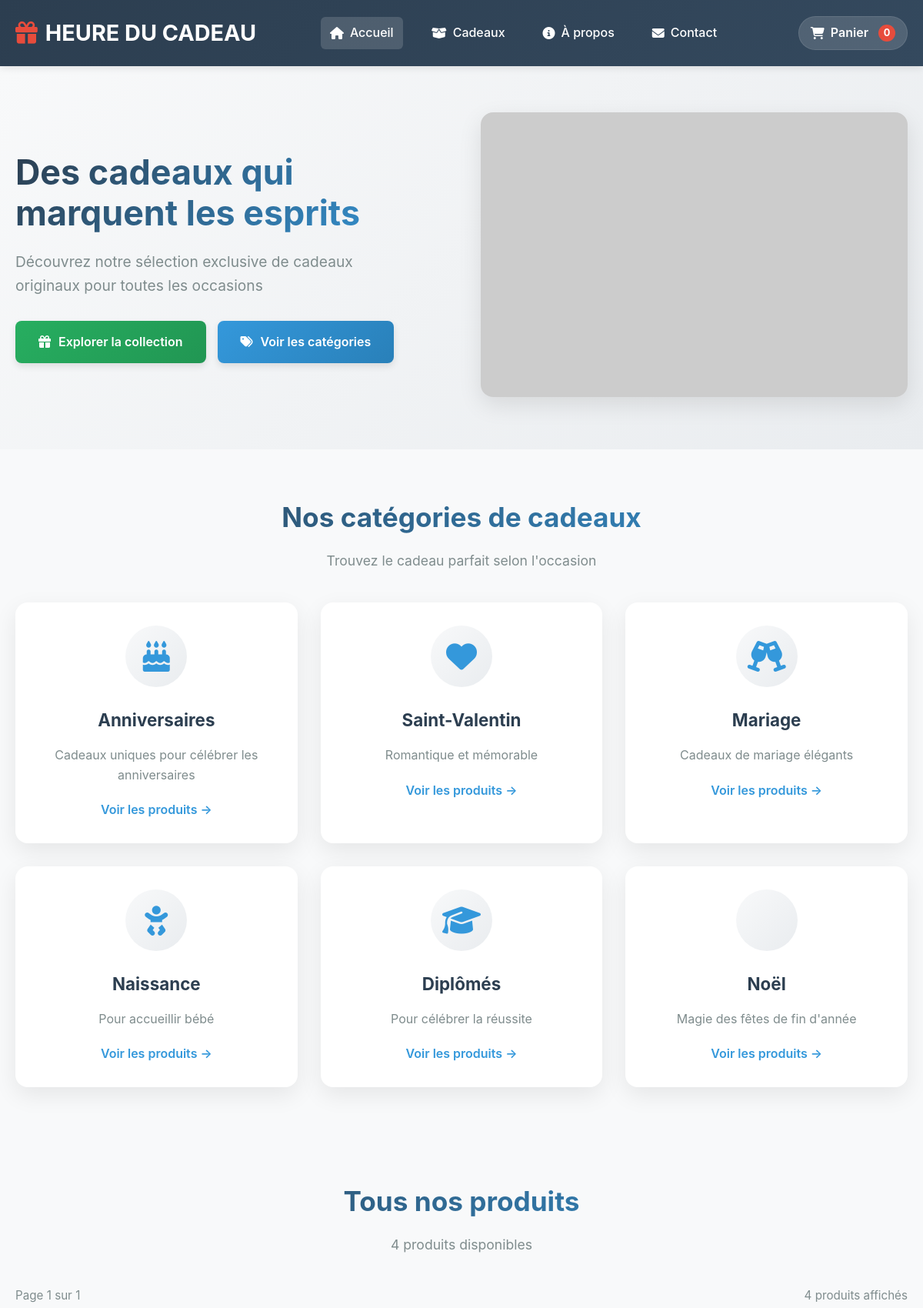
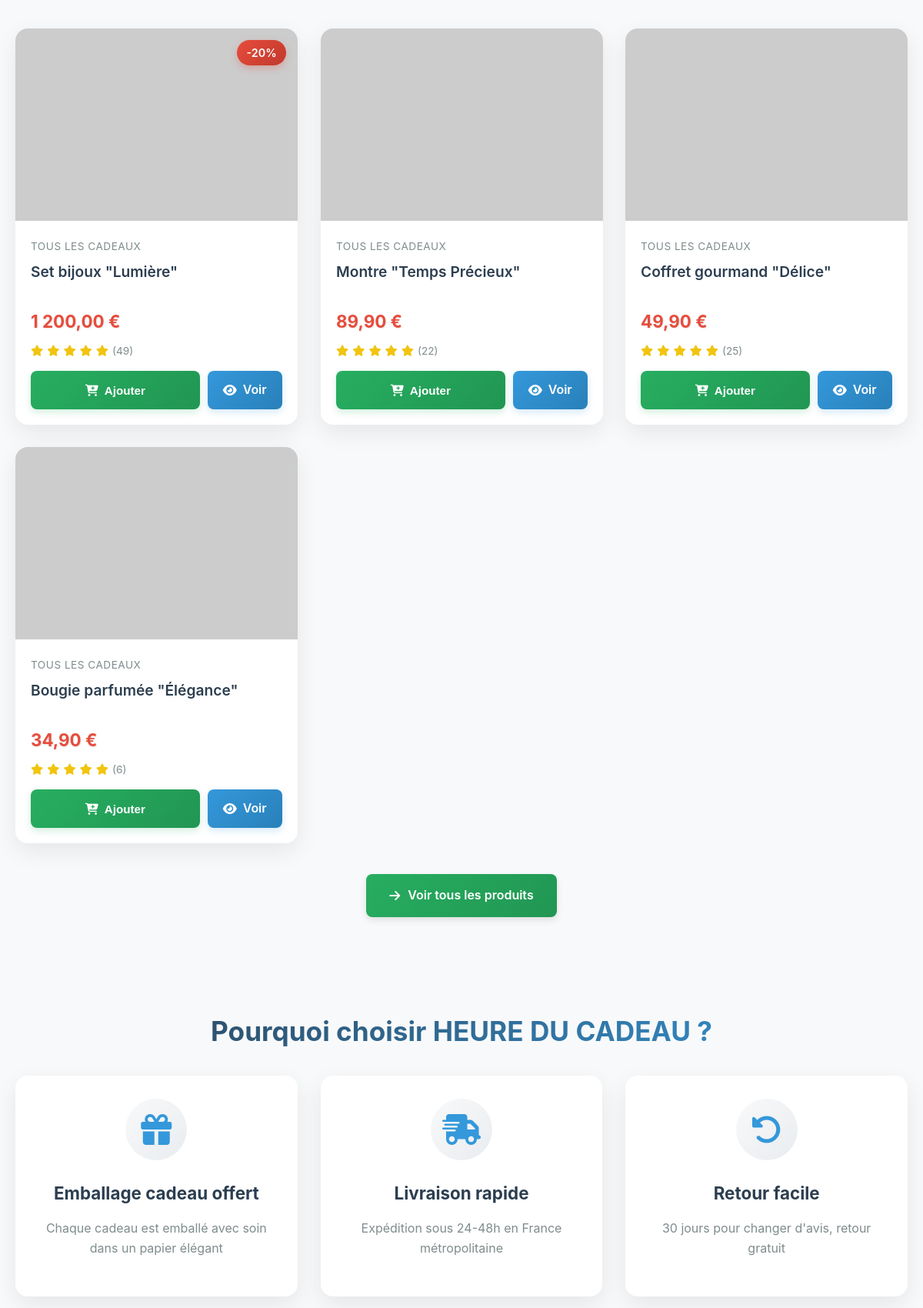
The page / (upper part) on the database its author committed (2 pictures, top to bottom).
### tables this page shows
CREATE TABLE `produits` (
  `id_produit` int NOT NULL,
  `reference` varchar(50) NOT NULL,
  `nom` varchar(255) NOT NULL,
  `slug` varchar(255) NOT NULL,
  `description` text,
  `description_courte` text,
  `prix_ht` decimal(10,2) NOT NULL,
  `tva` decimal(4,2) DEFAULT '20.00',
  `prix_ttc` decimal(10,2) GENERATED ALWAYS AS ((`prix_ht` * (1 + (`tva` / 100)))) STORED,
  `quantite_stock` int DEFAULT '0',
  `seuil_alerte` int DEFAULT '10',
  `id_categorie` int NOT NULL,
  `marque` varchar(100) DEFAULT NULL,
  `poids` decimal(6,2) DEFAULT NULL COMMENT 'en grammes',
  `dimensions` varchar(50) DEFAULT NULL COMMENT 'LxHxP en cm',
  `materiau` varchar(100) DEFAULT NULL,
  `couleur` varchar(50) DEFAULT NULL,
  `made_in` varchar(50) DEFAULT NULL,
  `personnalisable` tinyint(1) DEFAULT '0',
  `ecologique` tinyint(1) DEFAULT '0',
  `made_in_france` tinyint(1) DEFAULT '0',
  `artisanal` tinyint(1) DEFAULT '0',
  `exclusif` tinyint(1) DEFAULT '0',
  `note_moyenne` decimal(3,2) DEFAULT '0.00',
  `nombre_avis` int DEFAULT '0',
  `vues` int DEFAULT '0',
  `ventes` int DEFAULT '0',
  `statut` enum('actif','inactif','rupture','bientot') DEFAULT 'actif',
  `date_creation` datetime DEFAULT CURRENT_TIMESTAMP,
  `date_modification` datetime DEFAULT NULL ON UPDATE CURRENT_TIMESTAMP
);

CREATE TABLE `categories` (
  `id_categorie` int NOT NULL,
  `nom` varchar(100) NOT NULL,
  `slug` varchar(100) NOT NULL,
  `description` text,
  `parent_id` int DEFAULT NULL,
  `image` varchar(255) DEFAULT NULL,
  `ordre` int DEFAULT '0',
  `active` tinyint(1) DEFAULT '1',
  `meta_titre` varchar(255) DEFAULT NULL,
  `meta_description` text,
  `date_creation` datetime DEFAULT CURRENT_TIMESTAMP
);

### session_verification.php (called while the page is built, shortened)
<?php
function getPDOConnection() {
    static $pdo = null;
    if ($pdo !== null) {
        try {
            $pdo->query("SELECT 1");
            return $pdo;
        } catch (PDOException $e) {
            error_log("Connexion PDO perdue, reconnexion...");
            $pdo = null;
        }
    }
    try {
        $dsn = "mysql:host=" . DB_HOST . ";dbname=" . DB_NAME . ";charset=" . DB_CHARSET;
        $options = [
            PDO::ATTR_ERRMODE => PDO::ERRMODE_EXCEPTION,
            PDO::ATTR_DEFAULT_FETCH_MODE => PDO::FETCH_ASSOC,
            PDO::ATTR_EMULATE_PREPARES => false,
            PDO::ATTR_PERSISTENT => true,
            PDO::MYSQL_ATTR_INIT_COMMAND => "SET NAMES " . DB_CHARSET . " COLLATE " . DB_CHARSET . "_unicode_ci",
            PDO::ATTR_TIMEOUT => 5
        ];
        $pdo = new PDO($dsn, DB_USER, DB_PASS, $options);
        $pdo->exec("SET SESSION sql_mode = 'TRADITIONAL'");
        $pdo->exec("SET SESSION group_concat_max_len = 10000");
        return $pdo;
    } catch (PDOException $e) {
        $errorMsg = "Erreur de connexion BDD: " . $e->getMessage();
        error_log($errorMsg);
        $lastError = $errorMsg;
        if (defined('ENVIRONMENT') && ENVIRONMENT === 'development') {
            error_log("DSN utilisé: mysql:host=" . DB_HOST . ";dbname=" . DB_NAME);
            error_log("Code erreur: " . $e->getCode());
        }
        return null;
    }
}
function countCartItems($forceRefresh = false) {
    $pdo = getPDOConnection();
    $session_id = session_id();
    $client_id = $_SESSION['id_client'] ?? null;
    try {
        if ($client_id) {
            $sql = "
                SELECT COALESCE(SUM(pi.quantite), 0) as total
                FROM panier p
                INNER JOIN panier_items pi ON p.id_panier = pi.id_panier
                WHERE p.id_client = :client_id
                  AND p.statut = 'actif'
            ";
            $params = [':client_id' => $client_id];
        } else {
            $sql = "
                SELECT COALESCE(SUM(pi.quantite), 0) as total
                FROM panier p
                INNER JOIN panier_items pi ON p.id_panier = pi.id_panier
                WHERE p.session_id = :session_id
                  AND p.statut = 'actif'
            ";
            $params = [':session_id' => $session_id];
        }
        $stmt = $pdo->prepare($sql);
        $stmt->execute($params);
        $result = $stmt->fetch();
        $total = (int)($result['total'] ?? 0);
        return $total;
    } catch (Exception $e) {
        error_log("Erreur countCartItems: " . $e->getMessage());
        return 0;
    }
}
?>

### index.php (the view, shortened to what this page needs)
<?php
require_once 'session_verification.php';
$produits_par_page = 12;
$page = isset($_GET['page']) ? (int)$_GET['page'] : 1;
$offset = ($page - 1) * $produits_par_page;
$pdo = getPDOConnection();
$produits = [];
$total_produits = 0;
$total_pages = 1;
$erreur_bdd = false;
$message_erreur = '';
if ($pdo) {
    try {
        $stmt_count = $pdo->query("SELECT COUNT(*) FROM produits WHERE statut = 'actif'");
        $total_produits = $stmt_count->fetchColumn();
        $total_pages = ceil($total_produits / $produits_par_page);
        $sql = "
            SELECT p.*,
                   c.nom as categorie_nom,
                   NULL as image
            FROM produits p
            LEFT JOIN categories c ON p.id_categorie = c.id_categorie
            WHERE p.statut = 'actif'
            ORDER BY p.date_creation DESC, p.id_produit DESC
            LIMIT :limit OFFSET :offset
        ";
        $stmt = $pdo->prepare($sql);
        $stmt->bindValue(':limit', $produits_par_page, PDO::PARAM_INT);
        $stmt->bindValue(':offset', $offset, PDO::PARAM_INT);
        $stmt->execute();
        $produits = $stmt->fetchAll();
        $images = [];
    } catch (Exception $e) {
        error_log("Erreur récupération produits: " . $e->getMessage());
        $erreur_bdd = true;
        $message_erreur = $e->getMessage();
    }
} else {
    $erreur_bdd = true;
    $message_erreur = "Impossible de se connecter à la base de données";
}
$nb_articles = countCartItems();
?>
<!doctype html>
<html lang="fr">
<head>
    <link rel="stylesheet" href="https://cdnjs.cloudflare.com/ajax/libs/font-awesome/6.4.0/css/all.min.css" />
</head>
<body>
    <header>
        <div class="container">
            <div class="header-content">
                <a href="index.php" class="logo">
                    <i class="fas fa-gift"></i> HEURE DU CADEAU
                </a>
                <nav>
                    <a href="index.php" class="active"><i class="fas fa-home"></i> Accueil</a>
                    <a href="catalogue.php"><i class="fas fa-box-open"></i> Cadeaux</a>
                    <a href="apropos.html"><i class="fas fa-info-circle"></i> À propos</a>
                    <a href="contact.html"><i class="fas fa-envelope"></i> Contact</a>
                </nav>
                <a href="panier.html" class="cart-link">
                    <i class="fas fa-shopping-cart"></i>
                    <span>Panier</span>
                    <span class="cart-count" id="cartCount"><?= $nb_articles ?></span>
                </a>
            </div>
        </div>
    </header>
    <section class="hero">
        <div class="container hero-container">
            <div class="hero-content">
                <h1 class="hero-title">Des cadeaux qui marquent les esprits</h1>
                <p class="hero-subtitle">Découvrez notre sélection exclusive de cadeaux originaux pour toutes les occasions</p>
                <div class="hero-buttons">
                    <a href="catalogue.php" class="btn btn-primary"><i class="fas fa-gift"></i> Explorer la collection</a>
                    <a href="#categories" class="btn btn-secondary"><i class="fas fa-tags"></i> Voir les catégories</a>
                </div>
            </div>
            <div class="hero-image">
                <img src="img/hero-banner.jpg" alt="Collection de cadeaux élégants" onerror="this.src='https://via.placeholder.com/600x400?text=Cadeaux+élégants'" />
            </div>
        </div>
    </section>
    <section class="categories" id="categories">
        <div class="container">
            <h2 class="section-title">Nos catégories de cadeaux</h2>
            <p class="section-subtitle">Trouvez le cadeau parfait selon l'occasion</p>
            <div class="categories-grid">
                <div class="category-card">
                    <div class="category-icon"><i class="fas fa-birthday-cake"></i></div>
                    <h3>Anniversaires</h3>
                    <p>Cadeaux uniques pour célébrer les anniversaires</p>
                    <a href="catalogue.php?categorie=1" class="category-link">Voir les produits →</a>
                </div>
                <div class="category-card">
                    <div class="category-icon"><i class="fas fa-heart"></i></div>
                    <h3>Saint-Valentin</h3>
                    <p>Romantique et mémorable</p>
                    <a href="catalogue.php?categorie=2" class="category-link">Voir les produits →</a>
                </div>
                <div class="category-card">
                    <div class="category-icon"><i class="fas fa-glass-cheers"></i></div>
                    <h3>Mariage</h3>
                    <p>Cadeaux de mariage élégants</p>
                    <a href="catalogue.php?categorie=3" class="category-link">Voir les produits →</a>
                </div>
                <div class="category-card">
                    <div class="category-icon"><i class="fas fa-baby"></i></div>
                    <h3>Naissance</h3>
                    <p>Pour accueillir bébé</p>
                    <a href="catalogue.php?categorie=4" class="category-link">Voir les produits →</a>
                </div>
                <div class="category-card">
                    <div class="category-icon"><i class="fas fa-graduation-cap"></i></div>
                    <h3>Diplômés</h3>
                    <p>Pour célébrer la réussite</p>
                    <a href="catalogue.php?categorie=5" class="category-link">Voir les produits →</a>
                </div>
                <div class="category-card">
                    <div class="category-icon"><i class="fas fa-christmas-tree"></i></div>
                    <h3>Noël</h3>
                    <p>Magie des fêtes de fin d'année</p>
                    <a href="catalogue.php?categorie=6" class="category-link">Voir les produits →</a>
                </div>
            </div>
        </div>
    </section>
    <section class="featured-products">
        <div class="container">
            <h2 class="section-title">Tous nos produits</h2>
            <p class="section-subtitle"><?= $total_produits ?> produits disponibles</p>
            <div class="products-info">
                <span>Page <?= $page ?> sur <?= $total_pages ?></span>
                <span><?= count($produits) ?> produits affichés</span>
            </div>
            <div class="products-grid" id="featuredProducts">
                <?php if ($erreur_bdd): ?>
                    <div class="products-error">
                        <i class="fas fa-exclamation-triangle"></i>
                        <h3>Erreur de chargement</h3>
                        <p><?= htmlspecialchars($message_erreur) ?></p>
                        <button onclick="window.location.reload()" class="btn btn-primary" style="margin-top: 20px;">
                            <i class="fas fa-sync-alt"></i> Réessayer
                        </button>
                    </div>
                <?php else: ?>
                    <?php foreach ($produits as $produit):
                        $prix = number_format($produit['prix_ttc'] ?? 0, 2, ',', ' ');
                        $image_url = isset($images[$produit['id_produit']])
                            ? $images[$produit['id_produit']]
                            : 'https://via.placeholder.com/300x300/95a5a6/ffffff?text=Produit';
                    ?>
                    <div class="product-card" data-id="<?= $produit['id_produit'] ?>">
                        <?php if (($produit['id_produit'] ?? 0) == 4): ?>
                        <span class="discount-badge">-20%</span>
                        <?php endif; ?>
                        <div class="product-image">
                            <img src="<?= $image_url ?>"
                                 alt="<?= htmlspecialchars($produit['nom'] ?? 'Produit') ?>"
                                 loading="lazy"
                                 onerror="this.src='https://via.placeholder.com/300x300/95a5a6/ffffff?text=Produit'">
                        </div>
                        <div class="product-info">
                            <span class="product-category"><?= htmlspecialchars($produit['categorie_nom'] ?? 'Cadeau') ?></span>
                            <h3><?= htmlspecialchars($produit['nom'] ?? 'Produit sans nom') ?></h3>
                            <p class="product-price"><?= $prix ?> €</p>
                            <div class="product-rating">
                                <?php for($i = 1; $i <= 5; $i++): ?>
                                    <i class="fas fa-star"></i>
                                <?php endfor; ?>
                                <span class="rating-count">(<?= rand(5, 50) ?>)</span>
                            </div>
                            <div class="product-actions">
                                <button class="btn-add-to-cart" data-id="<?= $produit['id_produit'] ?>" title="Ajouter au panier">
                                    <i class="fas fa-cart-plus"></i> Ajouter
                                </button>
                                <a href="catalogue.php?id=<?= $produit['id_produit'] ?>" class="btn-view">
                                    <i class="fas fa-eye"></i> Voir
                                </a>
                            </div>
                        </div>
                    </div>
                    <?php endforeach; ?>
                <?php endif; ?>
            </div>
            <div class="text-center" style="margin-top: 20px;">
                <a href="catalogue.php" class="btn btn-primary"><i class="fas fa-arrow-right"></i> Voir tous les produits</a>
            </div>
        </div>
    </section>
    <section class="services">
        <div class="container">
            <h2 class="section-title">Pourquoi choisir HEURE DU CADEAU ?</h2>
            <div class="services-grid">
                <div class="service-card">
                    <div class="service-icon"><i class="fas fa-gift"></i></div>
                    <h3>Emballage cadeau offert</h3>
                    <p>Chaque cadeau est emballé avec soin dans un papier élégant</p>
                </div>
                <div class="service-card">
                    <div class="service-icon"><i class="fas fa-shipping-fast"></i></div>
                    <h3>Livraison rapide</h3>
                    <p>Expédition sous 24-48h en France métropolitaine</p>
                </div>
                <div class="service-card">
                    <div class="service-icon"><i class="fas fa-undo-alt"></i></div>
                    <h3>Retour facile</h3>
                    <p>30 jours pour changer d'avis, retour gratuit</p>
                </div>
            </div>
        </div>
    </section>
</body>
</html>

### rows shown on the page
produits: shows "-20%", id_categorie.nom "TOUS LES CADEAUX", nom "Set bijoux \"Lumière\"", prix_ttc "1 200,00"
produits: id_categorie.nom "TOUS LES CADEAUX", nom "Montre \"Temps Précieux\"", prix_ttc "89,90"
produits: id_categorie.nom "TOUS LES CADEAUX", nom "Coffret gourmand \"Délice\"", prix_ttc "49,90"
produits: id_categorie.nom "TOUS LES CADEAUX", nom "Bougie parfumée \"Élégance\"", prix_ttc "34,90"

### other values the page prints
$nb_articles "0"
$total_produits "4"
$page "1"
$total_pages "1"
count($produits) "4"
